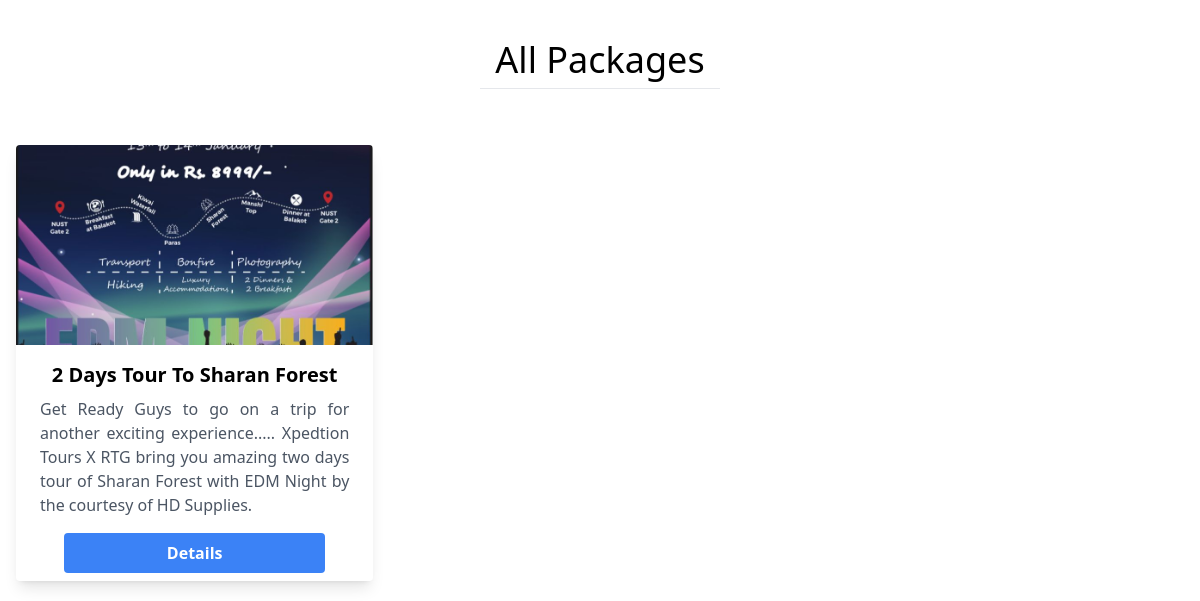
The app's page /all_packages/ with its own data.
### special_packages_section/models.py (models this page shows)
class special_package(models.Model):
    package_url=models.CharField(max_length=100,null=True)
    package_name=models.CharField(max_length=100,null=True)
    image=models.FileField(upload_to="special_packages/",max_length=500,null=True)
    title = models.CharField(max_length=100)
    description = models.TextField(max_length=500)
    days_nights = models.CharField(max_length=100)
    max_people = models.CharField(max_length=100)
    location=models.CharField(max_length=100,null=True)
    reviews=models.CharField(max_length=100,null=True)
    price=models.CharField(max_length=100,null=True)
    details=details=HTMLField(null=True)

### xpedition_tour/views.py (the view)
# urls.py: path('all_packages/', views.all_packages, name='all_packages'),
def all_packages(request):
    all_packages = all_package.objects.all()
    all_special = special_package.objects.all()
    combined_objects = list(chain(all_packages, all_special))
    print(combined_objects)
    dict={
        'combined_objects':combined_objects
    }
    return render(request,"all_packages.html",dict)

### templates/all_packages.html (shortened to what this page needs)
<!DOCTYPE html>
<html lang="en">
<head>
    <script src="https://cdn.tailwindcss.com"></script>
</head>
<body >
    <h1 class="mt-10 mb-2 text-center capitalize text-4xl">All Packages</h1>
    <hr class="w-1/5 mx-auto" />
    <div class="grid grid-cols-1 sm:grid-cols-2 md:grid-cols-3 gap-4 justify-items-center mt-10">
        {% for x in combined_objects %}
        <div class="p-4">
          <div class="rounded overflow-hidden shadow-lg max-w-sm card-fixed-size" id="blur">
            <a href="{% url 'details' x.package_url %}">
            <img src="{{ x.image.url }}" alt="card1" class="w-full card-image">
            <div class="px-6 pt-4">
              <div class="font-bold text-xl mb-2 text-center">{{x.title}}</div>
              <p class="text-gray-600 text-justify">{{x.description}}</p>
              <div class="grid grid-flow-col gap-5 pb-2 px-6">
                <p class="bg-blue-500 hover:bg-blue-600 text-white font-bold py-2 px-4 mt-4 rounded text-center">
                  Details
                </p>
              </div>
            </div>
          </a>
          </div>
        </div>
        {% endfor %}
    </div>
</body>
</html>

### templates/all_packages.html (style rules this page uses)
.card-fixed-size { width: 100%; max-width: 300px; }
.card-image { height: 200px; object-fit: cover; }
@media (min-width: 768px) { .card-fixed-size { max-width: 400px; } }
@media (min-width: 992px) { .card-fixed-size { max-width: 500px; } }

### records on screen
special_package: image (picture), title "2 Days Tour To Sharan Forest", description "Get Ready Guys to go on a trip for another exciting experience..... Xpedtion Tours X RTG bring you amazing two days tour of Sharan Forest with EDM Night by the courtesy of HD Supplies."
